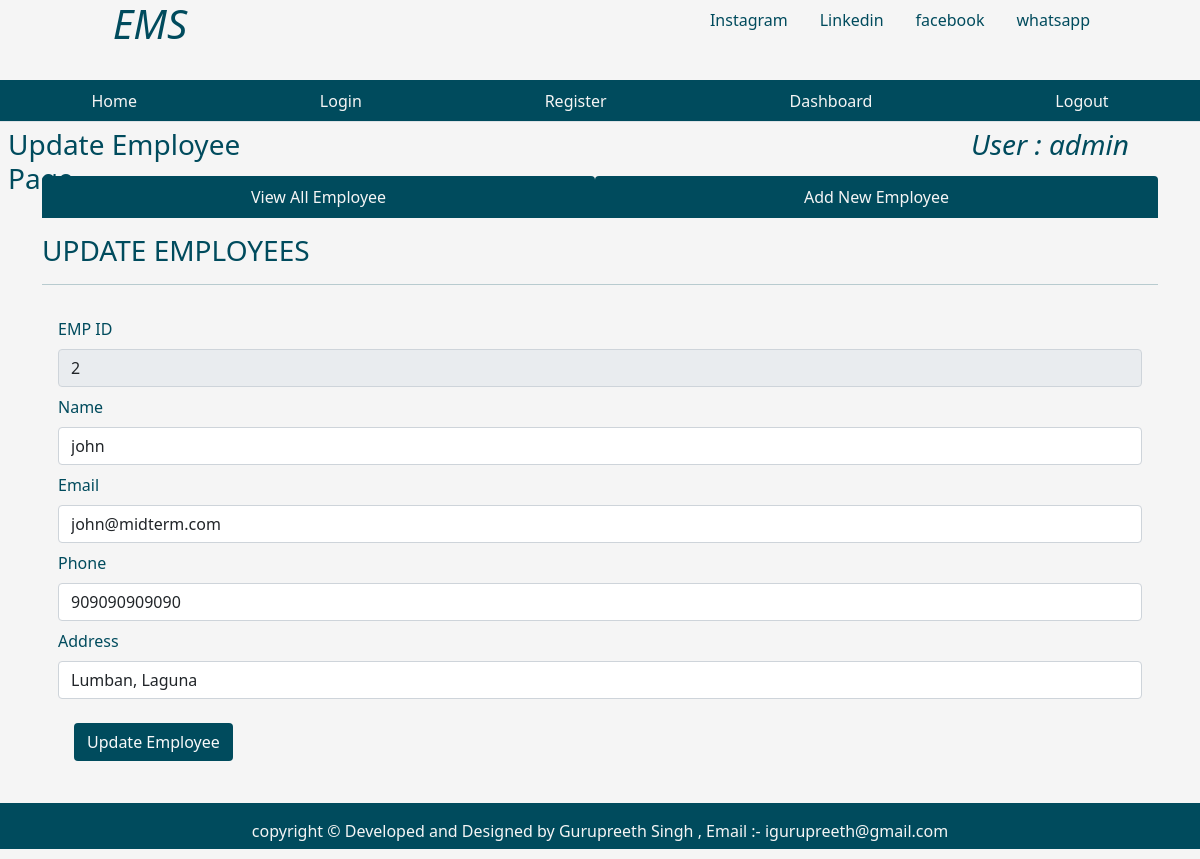
The app's page /fetchone/2 (signed in) with its own data.
### tables this page shows
CREATE TABLE users ( 
    id INTEGER PRIMARY KEY AUTOINCREMENT,
    name text NOT NULL,
    password text NOT NULL,
    admin boolean NOT NULL DEFAULT '0'
    );

CREATE TABLE emp (
    empid INTEGER PRIMARY KEY AUTOINCREMENT,
    name text NOT NULL,
    email text,
    phone INTEGER,
    address text,
    joining_date TIMESTAMP DEFAULT CURRENT_TIMESTAMP,
    total_projects INTEGER DEFAULT 1,
    total_test_case INTEGER DEFAULT 1,
    total_defects_found INTEGER DEFAULT 1,
    total_defects_pending INTEGER DEFAULT 1
);

### app.py (the view)
@app.route('/fetchone/<int:empid>')
def fetchone(empid):
    user = get_current_user()
    db = get_database()
    emp_cur = db.execute('SELECT * FROM emp WHERE empid = ?', [empid])
    single_emp = emp_cur.fetchone()
    return render_template('updateemployee.html', user = user, single_emp = single_emp)

### app.py (called while the page is built)
@app.teardown_appcontext
def close_database(error):
    if hasattr(g, 'crudapplication_db'):
        g.crudapplication_db.close()

def get_current_user():
    user = None
    if 'user' in session:
        user = session['user']
        db = get_database()
        user_cur = db.execute('SELECT * FROM users WHERE name = ?', [user])
        user = user_cur.fetchone()
    return user

### database.py (called while the page is built)
def connect_to_database():
   conn = sqlite3.connect('crudapplication.db')
   conn.row_factory = sqlite3.Row
   return conn

def get_database():
   if not hasattr(g, 'crudapplication_db'):
      g.crudapplication_db = connect_to_database()
   return g.crudapplication_db

### templates/updateemployee.html (shortened to what this page needs)
{% from "showlinks.html" import show_links, social_links %}
<!DOCTYPE html>
<html lang="en">
<head>
    <link href="https://cdn.jsdelivr.net/npm/bootstrap@5.1.3/dist/css/bootstrap.min.css" rel="stylesheet">
    <link rel="stylesheet" href="{{ url_for('static', filename='css/home.css') }}" type = "text/css">
</head>
<body>
      <div class="parent">
        <div class="child child1">
            <h1 class="text-center"><i>EMS</i></h1>
        </div>
        <div class="child child2">
            {{ social_links() }}
        </div>
        <div class="child child3">
          {{ show_links() }}
      </div>
        <div class="child child4">
            <h3 class="m-2">Update Employee Page</h3>
        </div>
        <div class="child child5" style="color:rgb(0, 75, 93);">
          {% if user %}
          <h3 class="m-2"><i>User : {{ user['name'] }} </i></h3>
          {% endif %}
        </div>
        <div class="child child6left">
        </div>
        <div class="child child6 container" style="color:rgb(0, 75, 93);">
            <ul class="nav nav-tabs nav-fill mb-3">
                <li class="nav-item">
                  <a class="nav-link" style=" background-color:rgb(0, 75, 93); color:whitesmoke;"  href="{{ url_for('dashboard') }}">View All Employee</a>
                </li>
                <li class="nav-item">
                  <a class="nav-link" style=" background-color:rgb(0, 75, 93); color:whitesmoke;" href="{{ url_for('addnewemployee') }}">Add New Employee</a>
                </li>
              </ul>
              <div class="table-responsive-lg caption-top">
                <caption><h3>UPDATE EMPLOYEES</h3></caption>
                 <hr>
                 {% if single_emp%}
                <form class="p-3" action="/updateemployee" method="POST">
                  <div class="mb-2">
                    <label for="empid" class="form-label">EMP ID</label>
                    <input type="text" class="form-control" id="empid" value="{{ single_emp['empid'] }}" name="empid" readonly>
                  </div>
                    <div class="mb-2">
                      <label for="name" class="form-label">Name</label>
                      <input type="text" class="form-control" id="name" value="{{ single_emp['name'] }}" name="name">
                    </div>
                    <div class="mb-2">
                      <label for="email" class="form-label">Email</label>
                      <input type="text" class="form-control" id="email" value="{{ single_emp['email'] }}" name="email">
                    </div>
                    <div class="mb-2">
                        <label for="phone" class="form-label">Phone</label>
                        <input type="text" class="form-control" id="phone" value="{{ single_emp['phone'] }}" name="phone">
                      </div>
                      <div class="mb-2">
                        <label for="address" class="form-label">Address</label>
                        <input type="text" class="form-control" id="adress" value="{{ single_emp['address'] }}" name="address">
                      </div>
            <button type="submit" class="btn text-light m-3" style="background-color:rgb(0, 75, 93);">Update Employee</button>
                  </form>
                  {% endif %}
              </div>
        </div>
        <div class="child child6right">
        </div>
        <div class="child child7" style="background-color:rgb(0, 75, 93); color:whitesmoke;">
          <p class="p-3 text-center">copyright &copy; Developed and Designed by Gurupreeth Singh , Email :- igurupreeth@gmail.com</p>
        </div>
      </div>
</body>
</html>

### static/css/home.css (style rules this page uses)
html, body { height: 100%; background-color:whitesmoke; color:rgb(0, 75, 93); }
.parent { height: 100%; display: grid; grid-template-columns: repeat(4, 1fr); grid-template-rows: 10% 5% 7% auto 7%; }
.child { margin-bottom: 10px; }
.child1 { grid-column: 1/2; grid-row: 1/2; }
.child2 { grid-column: 3/-1; grid-row: 1/2; }
.child3 { grid-column: 1/-1; grid-row: 2/3; }
.child4 { grid-column: 1/2; grid-row: 3/4; }
.child5 { grid-column: 4/5; grid-row: 3/4; text-align: center; }
.child6 { grid-column: 1/-1; grid-row: 4/5; }
.child7 { grid-column: 1/-1; grid-row: 5/6; }

### records on screen
users: name "admin"
emp: empid "2", name "john", email "john@midterm.com", phone "909090909090", address "Lumban, Laguna"
